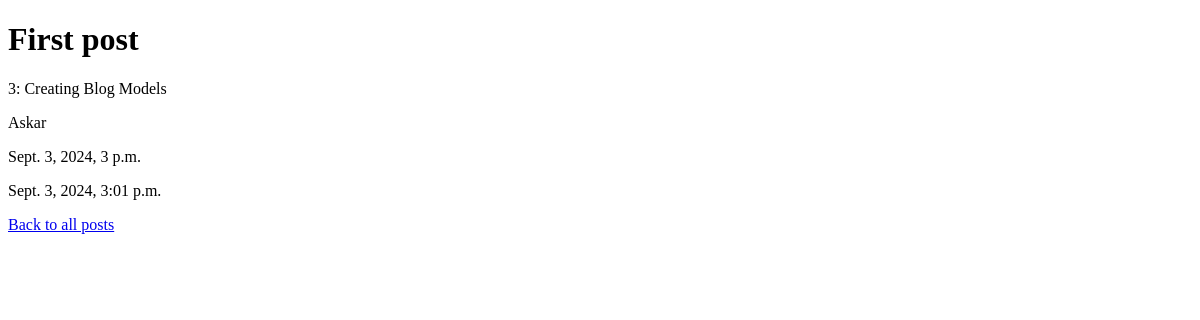
/blog/template/1/, run on an earlier commit of the app's database.
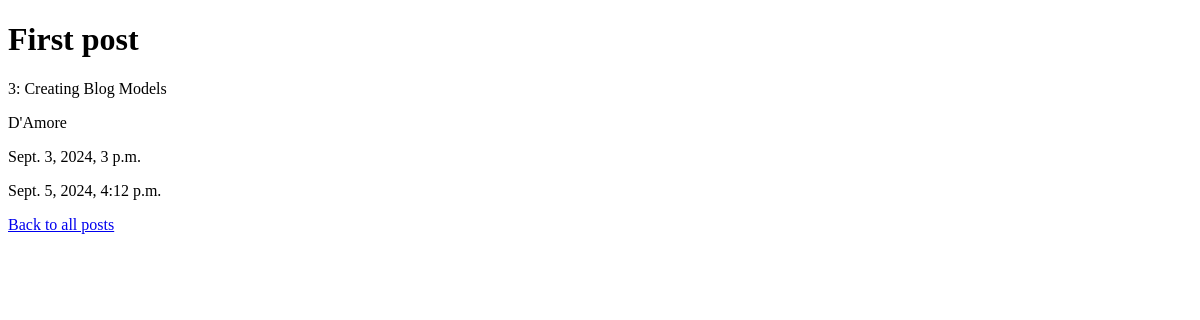
And on a later commit of the database.
### blog/models.py (models this page shows, shortened)
class Post(models.Model):
    title = models.CharField(max_length=255)
    content = models.CharField(max_length=255)
    author = models.CharField(max_length=255)
    created_at = models.DateTimeField(auto_now_add=True)
    updated_at = models.DateTimeField(auto_now=True)

### blog/views.py (the view)
# urls.py: path("template/<int:pk>/", post_detail_template, name='post_detail_template'),
def post_detail_template(request, pk):
    post = get_object_or_404(Post, id=pk)
    return render(request, 'post_detail.html', {'post': post})

### blog/templates/post_detail.html (shortened to what this page needs)
<!DOCTYPE html>
<html>
  <head>
  </head>
  <body>
    <h1>{{ post.title }}</h1>
    <p>{{ post.content }}</p>
    <p>{{ post.author }}</p>
    <p>{{ post.created_at }}</p>
    <p>{{ post.updated_at }}</p>
    <a href="{% url 'post_list_template' %}">Back to all posts</a>
  </body>
</html>

What changed in the data, as far as the page shows it:
changed Post "First post": author "Askar" → "D'Amore"; updated_at "Sept. 3, 2024, 3:01 p.m." → "Sept. 5, 2024, 4:12 p.m."
